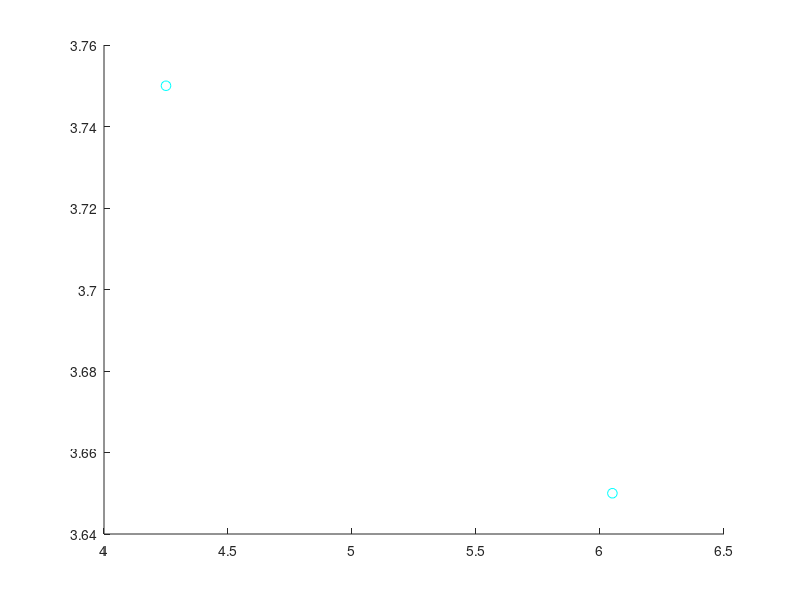

MATLAB code to generate this figure: (Note: this script raises an error after producing the figure.)
SOL = 3e8;

% Walls
L1 = [+0.0, +1.0, +6.0];    % [A, B, C] -> Ax + By + C = 0
L2 = [+1.0, +0.0, +7.0];    % [A, B, C] -> Ax + By + C = 0
L3 = [+0.0, +1.0, +0.0];    % [A, B, C] -> Ax + By + C = 0
L4 = [+1.0, +0.0, +0.0];    % [A, B, C] -> Ax + By + C = 0
% Obstacles
L5 = [+0.0, +1.0, +5.2];    % [A, B, C] -> Ax + By + C = 0
L6 = [+0.0, +1.0, +0.8];    % [A, B, C] -> Ax + By + C = 0
% Floor
L7 = [+0.0, +1.0, +0.0];    % [A, B, C] -> Ax + By + C = 0
L8 = [+0.0, +1.0, +5.0];    % [A, B, C] -> Ax + By + C = 0

%walls = [L1; L2; L3; L4; L5; L6];
walls = [0];
%floor = [L7; L8];
floor = [L7];

n1 = linspace(1,1,9);
n2 = [1, linspace(4.5,4.5, 4), linspace(10, 10, 2), linspace(4.5,4.5, 2)];

n = 10;
cmap = hsv(n);
sigma = 0.5;
ds = linspace(sigma - 0.5*sigma, sigma + 0.5*sigma, n);
for fooo = 1:n
    sigma = 0.15;
    y1_ = 3.5;
    x1_ = 4.0;
    y2_ = 3.4;
    x2_ = 6.3;
    x1 = x1_ + ds(fooo);
    x2 = x2_ - ds(fooo);
    y1 = y1_ + ds(fooo);
    y2 = y2_ + ds(fooo);



Tx = [x1, y1, 0.85];    % [x, y, h] Transmitter
Rx = [x2, y2, 0.85];    % [x, y, h] Receiever

p = 0:0.1:7;

figure(1);
set(gcf, 'colormap', cmap);
scatter(Tx(1), Tx(2), 50, fooo);
hold on;
scatter(Rx(1), Rx(2), 50, fooo);

indc = 1;
cosAngle = zeros(1, 9);
cosAngle(indc) = 0;
aSq = 1; % len(1)^2;

ind = 1;
len = zeros(1, 9);
len(ind) = norm(Rx - Tx);
if size(walls, 2) > 1
    for L = walls'
        TxP = ProjectionPoint(Tx(1:2), L);
        RxP = ProjectionPoint(Rx(1:2), L);
        k = norm(RxP - Rx(1:2))/norm(TxP - Tx(1:2));
        l = norm(TxP - RxP);
        direction = (RxP - TxP)/l;
        %Reflection Point
        Rp = TxP + direction*(l/(k+1));
        path = norm(Tx(1:2) - Rp) + norm(Rp - Rx(1:2));
        ind = ind+1;
        len(ind) = path;
        [X, Y] = ToParamteric(L, p);
        %Angle
        b = norm(Tx(1:2) - Rp);
        c = norm(Rp - Rx(1:2));
        indc = indc+1;
        cosAngle(indc) = -(aSq - b^2 - c^2)/(4*b*c);

        plot(X, Y, 'k');
        scatter(Rp(1), Rp(2), 'r', 'filled');
        scatter(RxP(1), RxP(2), 'b', 'filled');
        scatter(TxP(1), TxP(2), 'b', 'filled');

    end
end
if size(floor, 2) > 1
    for L = floor'
        tx = [0.0, Tx(3)];
        los = sqrt(aSq);
        rx = [los, Rx(3)];

        TxP = ProjectionPoint(tx, L);
        RxP = ProjectionPoint(rx, L);
        k = norm(RxP - rx)/norm(TxP - tx);
        direction = (RxP - TxP)/len(1);
        %Reflection Point
        Rp = TxP + direction*(len(1)/(k+1));
        path = norm(tx - Rp) + norm(Rp - rx);
        ind = ind+1;
        len(ind) = path;
        %[X, Y] = ToParamteric(L, p);
        %Angle
        b = norm(Tx(1:2) - Rp);
        c = norm(Rp - Rx(1:2));
        indc = indc+1;
        cosAngle(indc) = -(aSq - b^2 - c^2)/(4*b*c);

    %    plot(X, Y, '--b');
    %    scatter(Rp(1), Rp(2), 'r', 'filled');
    end
end
%hold off;
xlim([-0.1, 7.1]);
ylim([-0.1, 6.1]);
figure(2);
set(gcf, 'colormap', cmap);
hold on;
pow0 = 1;
alpha = 2;
sinAngle = sqrt(1 - cosAngle.^2);


%Snell's law
sinAngle2 = sinAngle.*n1./n2;
cosAngle2 = sqrt(1 - sinAngle2.^2);
%Fresnel's formula
Q = (n1.*cosAngle - n2.*cosAngle2)./(n1.*cosAngle + n2.*cosAngle2);

powDecay = (Q.^2).*pow0./(len.^(alpha));
time = len/SOL*1e9;
%powDecay(1) = 0;
%scatter(time, powDecay);

powDecay = powDecay./max(powDecay, 1);
plot(time, powDecay, 'o', 'color', cmap(fooo,:))
hold on;
ex1_time = h14(:,1);
ex1_ampl = h14(:,2);
ex1_ampl = ex1_ampl./max(ex1_ampl);
plot(ex1_time, ex1_ampl, 'kx');
% ex1_time = h13(:,1);
% ex1_ampl = h13(:,2);
% ex1_ampl = ex1_ampl./max(ex1_ampl);
% plot(ex1_time, ex1_ampl, 'xg');
% ex1_time = h24(:,1);
% ex1_ampl = h24(:,2);
% ex1_ampl = ex1_ampl./max(ex1_ampl);
% plot(ex1_time, ex1_ampl, 'xb');
% ex1_time = h23(:,1);
% ex1_ampl = h23(:,2);
% ex1_ampl = ex1_ampl./max(ex1_ampl);
% plot(ex1_time, ex1_ampl, 'xk');
hold off;

drawnow;
hold off;
end

